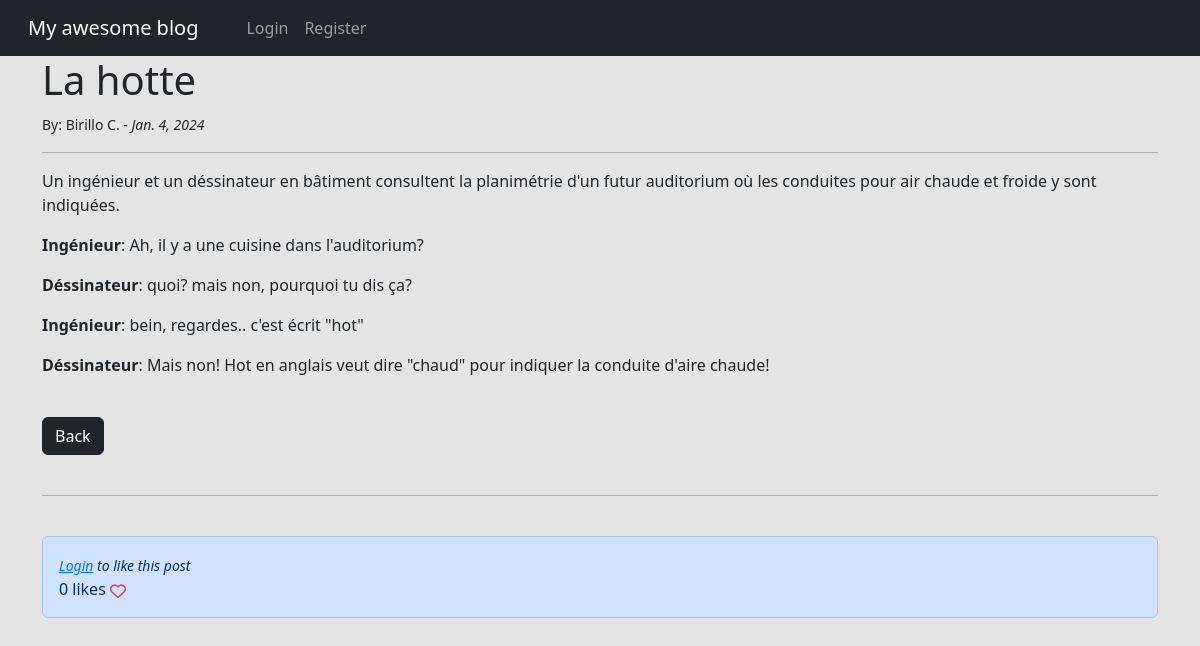
Page /article/24 on the committed database.
### theblog/models.py (models this page shows, shortened)
class Post(models.Model):
    title = models.CharField(max_length=255)
    title_tag = models.CharField(max_length=255)
    body = RichTextField(blank=True, null=True)
    author = models.ForeignKey(User, on_delete=models.CASCADE)
    post_date = models.DateField(auto_now_add=True)
    likes = models.ManyToManyField(User, related_name='blog_posts')
    summary = models.CharField(max_length=255)
    def total_likes(self):
        return self.likes.count()

### theblog/views.py (the view)
# urls.py: path('article/<int:pk>', ArticleDetailView.as_view(), name="article-detail"),
class ArticleDetailView(DetailView):
    model = Post
    template_name = 'article_details.html'
    def get_context_data(self, *args, **kwargs):
        context = super(ArticleDetailView, self).get_context_data()
        get_post = get_object_or_404(Post, id=self.kwargs['pk'])
        total_likes = get_post.total_likes()
        liked = False
        if get_post.likes.filter(id=self.request.user.id).exists():
            liked = True
        context['total_likes'] = total_likes
        context['liked'] = liked
        return context

### theblog/templates/article_details.html (shortened to what this page needs)
{% extends "base.html" %} {% block title %} {{ post.title_tag }} {% endblock %}
{% block content %}
<h1>{{ post.title }}</h1>
<small>
  By: {{ post.author.first_name }} {{post.author.last_name | first }}. -
  <i> {{ post.post_date }} </i>
</small>
<hr />
{{ post.body|safe }} {% comment %} safe is used to render html tags {% endcomment %}
<br />
<a class="btn btn-dark bg-dark" href="{% url 'home' %}">Back</a>
<br />
<br />
<hr />
<br />
<div class="alert alert-primary" role="alert">
  <form method="POST" action="{% url 'like_post' post.pk %}">
    {% if user.is_authenticated %}
      {% if liked %}
        <button
            type="submit"
            name="post_id"
            value="{{ post.id }}"
            class="btn btn-danger btn-sm">
            Unike
        </button>
      {% else %}
        <button
          type="submit"
          name="post_id"
          value="{{ post.id }}"
          class="btn btn-primary btn-sm">
          Like
        </button>
      {% endif %}
    {% else %}
        <small><em><a href="{% url 'login' %}">Login</a> to like this post </em><br/> </small>
    {% endif %}
  {% if total_likes == 1 %}
      {{ total_likes }} like
  {% else %}
      {{ total_likes }} likes
  {% endif %}
</form>
</div>
{% endblock %}

### rows in the picture
Post: title "La hotte", author.first_name "Birillo", author.last_name|first "C", post_date "Jan. 4, 2024", body "Un ingénieur et un déssinateur en bâtiment consultent la planimétrie d'un futur auditorium où les conduites pour air chaude et froide y sont indiquées. Ingénieur : Ah, il y a une cuisine dans l'auditorium? Déssinateur : quoi? mais non, pourquoi tu dis ça? Ingénieur : bein, regardes.. c'est écrit \"hot\" Déssinateur : Mais non! Hot en anglais veut dire \"chaud\" pour indiquer la conduite d'aire chaude!"

### other values in the picture
{{ total_likes }} "0"
